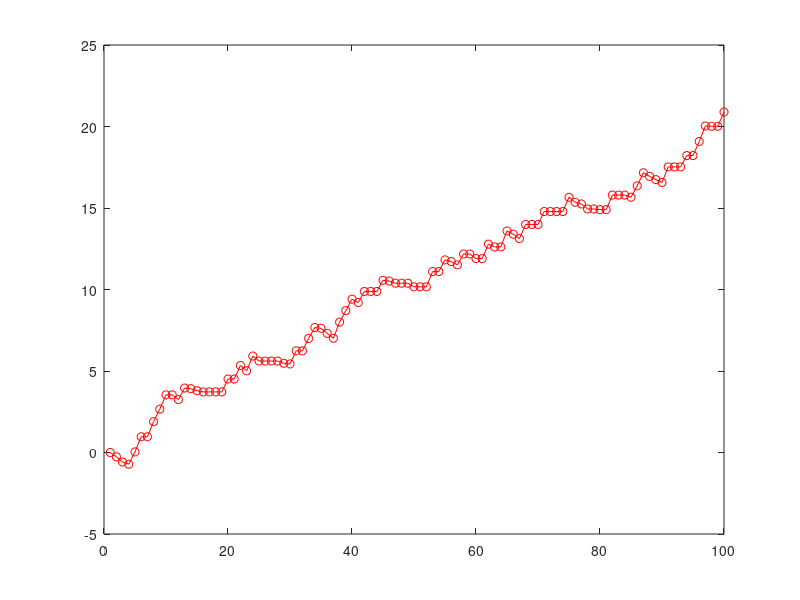

Source code (MATLAB):
n = 100;
x = zeros(1);
x(1) = 0; %start value%
for i = 2:n
    R = rand;
    if R >= 0 && R <= (1/3)
        x(i) = (-R) + x(i-1);
    elseif R > (2/3) && R <= 1
        x(i) = (R) + x(i-1);
    else
        x(i) = x(i-1);
    end
    fprintf('The person is %d km from home\n', x(i));
end
ylabel("position")
xlabel("Step_count")
title("Random Walk")
plot(x,'-or')